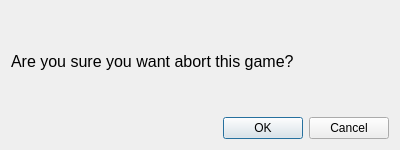
<?xml version="1.0" encoding="UTF-8"?>
<ui version="4.0">
 <class>SureAbout</class>
 <widget class="QDialog" name="SureAbout">
  <property name="geometry">
   <rect>
    <x>0</x>
    <y>0</y>
    <width>400</width>
    <height>150</height>
   </rect>
  </property>
  <property name="windowTitle">
   <string>Are you sure?</string>
  </property>
  <property name="locale">
   <locale language="English" country="UnitedStates"/>
  </property>
  <layout class="QVBoxLayout" name="verticalLayout">
   <item>
    <widget class="QLabel" name="label">
     <property name="font">
      <font>
       <pointsize>12</pointsize>
      </font>
     </property>
     <property name="styleSheet">
      <string notr="true"/>
     </property>
     <property name="text">
      <string>Are you sure you want abort this game?</string>
     </property>
    </widget>
   </item>
   <item>
    <widget class="QDialogButtonBox" name="buttonBox">
     <property name="orientation">
      <enum>Qt::Horizontal</enum>
     </property>
     <property name="standardButtons">
      <set>QDialogButtonBox::Cancel|QDialogButtonBox::Ok</set>
     </property>
    </widget>
   </item>
  </layout>
 </widget>
 <resources/>
 <connections>
  <connection>
   <sender>buttonBox</sender>
   <signal>accepted()</signal>
   <receiver>SureAbout</receiver>
   <slot>accept()</slot>
   <hints>
    <hint type="sourcelabel">
     <x>248</x>
     <y>254</y>
    </hint>
    <hint type="destinationlabel">
     <x>157</x>
     <y>274</y>
    </hint>
   </hints>
  </connection>
  <connection>
   <sender>buttonBox</sender>
   <signal>rejected()</signal>
   <receiver>SureAbout</receiver>
   <slot>reject()</slot>
   <hints>
    <hint type="sourcelabel">
     <x>316</x>
     <y>260</y>
    </hint>
    <hint type="destinationlabel">
     <x>286</x>
     <y>274</y>
    </hint>
   </hints>
  </connection>
 </connections>
</ui>
